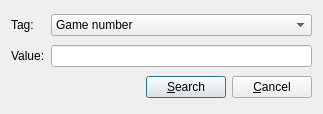
<ui version="4.0" >
 <class>QuickSearchDialog</class>
 <widget class="QDialog" name="QuickSearchDialog" >
  <property name="geometry" >
   <rect>
    <x>0</x>
    <y>0</y>
    <width>323</width>
    <height>114</height>
   </rect>
  </property>
  <property name="windowTitle" >
   <string>Quick Tag Search</string>
  </property>
  <layout class="QGridLayout" >
   <item row="0" column="0" >
    <widget class="QLabel" name="label" >
     <property name="text" >
      <string>Tag:</string>
     </property>
    </widget>
   </item>
   <item row="0" column="1" >
    <widget class="QComboBox" name="tagCombo" >
     <item>
      <property name="text" >
       <string>Game number</string>
      </property>
     </item>
     <item>
      <property name="text" >
       <string>White</string>
      </property>
     </item>
     <item>
      <property name="text" >
       <string>Black</string>
      </property>
     </item>
     <item>
      <property name="text" >
       <string>Event</string>
      </property>
     </item>
     <item>
      <property name="text" >
       <string>Site</string>
      </property>
     </item>
     <item>
      <property name="text" >
       <string>Round</string>
      </property>
     </item>
     <item>
      <property name="text" >
       <string>Date</string>
      </property>
     </item>
     <item>
      <property name="text" >
       <string>Result</string>
      </property>
     </item>
     <item>
      <property name="text" >
       <string>ECO</string>
      </property>
     </item>
     <item>
      <property name="text" >
       <string>Length</string>
      </property>
     </item>
    </widget>
   </item>
   <item row="1" column="0" >
    <widget class="QLabel" name="label_2" >
     <property name="text" >
      <string>Value:</string>
     </property>
    </widget>
   </item>
   <item row="1" column="1" >
    <widget class="QLineEdit" name="valueEdit" />
   </item>
   <item row="2" column="0" colspan="2" >
    <layout class="QHBoxLayout" >
     <item>
      <spacer>
       <property name="orientation" >
        <enum>Qt::Horizontal</enum>
       </property>
       <property name="sizeHint" >
        <size>
         <width>40</width>
         <height>20</height>
        </size>
       </property>
      </spacer>
     </item>
     <item>
      <widget class="QPushButton" name="okButton" >
       <property name="text" >
        <string>&amp;Search</string>
       </property>
       <property name="default" >
        <bool>true</bool>
       </property>
      </widget>
     </item>
     <item>
      <widget class="QPushButton" name="cancelButton" >
       <property name="text" >
        <string>&amp;Cancel</string>
       </property>
      </widget>
     </item>
    </layout>
   </item>
  </layout>
 </widget>
 <tabstops>
  <tabstop>tagCombo</tabstop>
  <tabstop>valueEdit</tabstop>
 </tabstops>
 <resources/>
 <connections/>
</ui>
